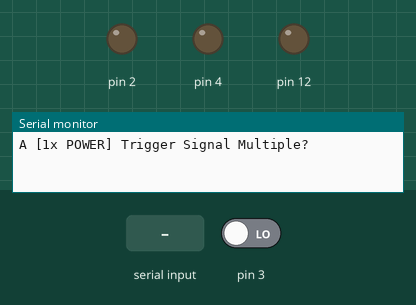
This sketch was run on a simulated Arduino Nano, built with avr-gcc and run on an emulated ATmega328P. On the bench: output pins drawn as LEDs (lit = HIGH), the last lines printed to the serial monitor. Inputs (shaded band) come from the test bench; at power-on: pin 3 LOW.

Above: at 1.2 s.
1.3 s: pin 3 driven HIGH
At 1.9 s:
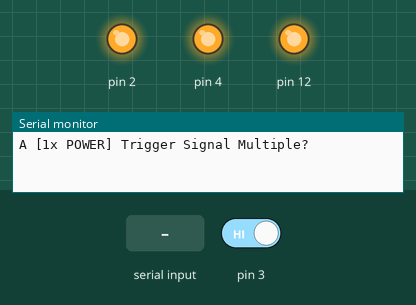
2.8 s: "90,45,200\n" received over Serial
5.2 s: "30,150,10\n" received over Serial
7.6 s: pin 3 driven LOW
At 8.8 s:
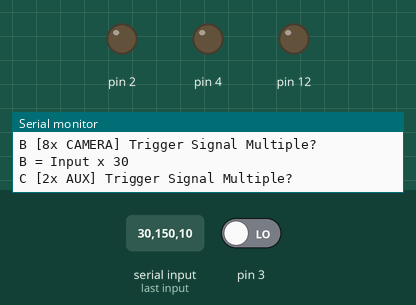
9.1 s: pin 3 driven HIGH
At 10.2 s:
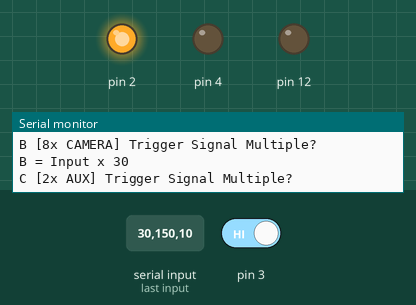
10.6 s: "90,45\n" received over Serial
Timing chart, 0 to 13.6 s (numbered marks = the images above; inputs shaded):
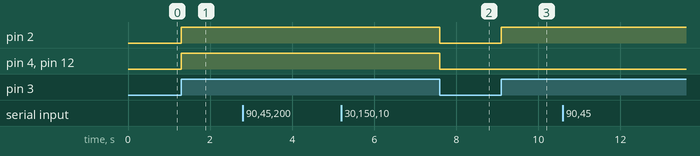

The sketch:

OFFSHORE_PSU_PTU.ino
```cpp
// CODE TAKES INPUT SIGNAL FROM PROGRAMMABLE TIMING UNIT (PTU) FROM LAVISION
// AND CAN ASSIGN MULTIPLES OF THAT SIGNAL AS OUTPUTS FOR SUB-SAMPLING
// PORTLAND STATE UNIVERSITY [PSU], ONDREJ FERCAK, 9/15/2023

int mult_A;             // Declaring multiplication interval for A
int mult_B;             // Declaring multiplication interval for B
int mult_C;             // Declaring multiplication interval for C
int cnt_A   = 0;        // Counter for use on Output A
int cnt_B   = 0;        // Counter for use on Output A
int cnt_C   = 0;        // Counter for use on Output A
int hl_cnt  = 0;        // High - Low Counter for Trigger Duration
bool start  = true;     // Flag for starting loop after user input
bool first  = true;     // Flag for first loop only

void setup() {
  DDRD &= !B00001000;   // pin [D2, PD2]  as digital input
  DDRD |=  B00000100;   // pin [D2, PB4]  as digital output
  DDRD |=  B00010000;   // pin [D4, PB4]  as digital output
  DDRB |=  B00010000;   // pin [D12, PB4] as digital output

  Serial.begin(2000000);                                          // begin serial for user defined inputs
  attachInterrupt(digitalPinToInterrupt(3), PTU_Input, CHANGE);   // assign trigger interrupt to digital pin 3
}

void loop() {
  if (start == true){                                             // run only at first pass
  inputParameters();                                              // assign trigger input multiples to outputs
  }
}

/////////////////////////////////////////////////////////////////////////
// FUNCTIONS
/////////////////////////////////////////////////////////////////////////

// Assign Multiples of Input Signal to Outputs A, B, and C
void inputParameters() {
  Serial.println("A [1x POWER] Trigger Signal Multiple?");
  while (Serial.available() == 0) {}
  mult_A = Serial.readString().toInt();
  Serial.print("A = Input x "); Serial.println(mult_A);

  Serial.println("B [8x CAMERA] Trigger Signal Multiple?");
  while (Serial.available() == 0) {}
  mult_B = Serial.readString().toInt();
  Serial.print("B = Input x "); Serial.println(mult_B);

  Serial.println("C [2x AUX] Trigger Signal Multiple?");
  while (Serial.available() == 0) {}
  mult_C = Serial.readString().toInt();
  Serial.print("C = Input x "); Serial.println(mult_C);

  Serial.println("\nPSU_PTU CONFIGURED! READY FOR INPUT!...");
  start = false;
}

// Interupt Routine for Input Signal
void PTU_Input() {
  hl_cnt++;
  cnt_A++;
  cnt_B++;
  cnt_C++;

  if (first == true) {
    PORTD      |= B00010000;          // output pin [Arduino Nano D12, PB4] to HIGH
    PORTB      |= B00010000;          // output pin [Arduino Nano D12, PB4] to HIGH
    PORTD      |= B00000100;          // output pin [Arduino Nano D12, PB4] to HIGH
    first = false;
    cnt_A = 0;
    cnt_B = 0;
    cnt_C = 0;
  }

  else {
    // Serial.print("A = "); Serial.println(cnt_A);
    // Serial.print("B = "); Serial.println(cnt_B);
    // Serial.print("C = "); Serial.println(cnt_C);

    A_on();
    B_on();
    C_on();
  }

  All_off();
}

// Function for Sending Output Signal A
void A_on() {
  if ((hl_cnt == 1 && cnt_A >= 2*mult_A)) {
    PORTD      |= B00010000;          // output pin [Arduino Nano D12, PB4] to HIGH
    cnt_A = 0;
  }
}

// Function for Sending Output Signal B
void B_on() {
  if ((hl_cnt == 1 && cnt_B >= 2*mult_B)) {
    PORTB      |= B00010000;          // output pin [Arduino Nano D12, PB4] to HIGH
    cnt_B = 0;
  }
}

// Function for Sending Output Signal C
void C_on() {
  if ((hl_cnt == 1 && cnt_C >= 2*mult_C)) {
    PORTD      |= B00000100;          // output pin [Arduino Nano D12, PB4] to HIGH
    cnt_C = 0;
  }
}

// Function for Turning Off Output Signals
void All_off() {
  if (hl_cnt >= 2) {
    PORTD      &= !B00000100;         // output pin [Arduino Nano D2, PD2]  to LOW
    PORTD      &= !B00010000;         // output pin [Arduino Nano D4, PD4]  to LOW
    PORTB      &= !B00010000;         // output pin [Arduino Nano D12, PB4] to LOW
    hl_cnt = 0;
  }
}
```

Measured:
- after the input at 1.3 s, pin 2, pin 4, pin 12: LOW → HIGH at once
- after the input at 7.6 s, pin 2, pin 4, pin 12: HIGH → LOW at once
- after the input at 9.1 s, pin 2: LOW → HIGH at once
